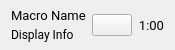
<?xml version="1.0" encoding="UTF-8"?>
<ui version="4.0">
 <class>RecordMacroSavedItem</class>
 <widget class="QWidget" name="RecordMacroSavedItem">
  <property name="geometry">
   <rect>
    <x>0</x>
    <y>0</y>
    <width>171</width>
    <height>50</height>
   </rect>
  </property>
  <property name="windowTitle">
   <string>Form</string>
  </property>
  <layout class="QHBoxLayout" name="horizontalLayout">
   <property name="spacing">
    <number>6</number>
   </property>
   <property name="topMargin">
    <number>6</number>
   </property>
   <property name="bottomMargin">
    <number>6</number>
   </property>
   <item>
    <layout class="QVBoxLayout" name="verticalLayout">
     <property name="spacing">
      <number>0</number>
     </property>
     <item>
      <widget class="QLabel" name="name">
       <property name="font">
        <font>
         <family>Roboto</family>
         <pointsize>10</pointsize>
        </font>
       </property>
       <property name="lineWidth">
        <number>1</number>
       </property>
       <property name="text">
        <string>Macro Name</string>
       </property>
       <property name="ColorGroup" stdset="0">
        <string>ListItem</string>
       </property>
      </widget>
     </item>
     <item>
      <widget class="QLabel" name="displayInfo">
       <property name="maximumSize">
        <size>
         <width>16777215</width>
         <height>16777214</height>
        </size>
       </property>
       <property name="font">
        <font>
         <family>Roboto</family>
         <kerning>true</kerning>
        </font>
       </property>
       <property name="text">
        <string>Display Info</string>
       </property>
       <property name="wordWrap">
        <bool>true</bool>
       </property>
       <property name="ColorGroup" stdset="0">
        <string>ListSubitem</string>
       </property>
      </widget>
     </item>
    </layout>
   </item>
   <item>
    <spacer name="horizontalSpacer">
     <property name="orientation">
      <enum>Qt::Horizontal</enum>
     </property>
     <property name="sizeHint" stdset="0">
      <size>
       <width>40</width>
       <height>20</height>
      </size>
     </property>
    </spacer>
   </item>
   <item>
    <widget class="QPushButton" name="editButton">
     <property name="text">
      <string/>
     </property>
     <property name="icon">
      <iconset resource="../resources.qrc">
       <normaloff>:/light/edit</normaloff>:/light/edit</iconset>
     </property>
     <property name="iconSize">
      <size>
       <width>18</width>
       <height>18</height>
      </size>
     </property>
    </widget>
   </item>
   <item>
    <widget class="QLabel" name="displayTime">
     <property name="font">
      <font>
       <family>Roboto</family>
       <pointsize>10</pointsize>
      </font>
     </property>
     <property name="text">
      <string>1:00</string>
     </property>
     <property name="alignment">
      <set>Qt::AlignRight|Qt::AlignTrailing|Qt::AlignVCenter</set>
     </property>
     <property name="GroupColor" stdset="0">
      <string>ListItem</string>
     </property>
    </widget>
   </item>
  </layout>
 </widget>
 <resources>
  <include location="../resources.qrc"/>
 </resources>
 <connections/>
</ui>
